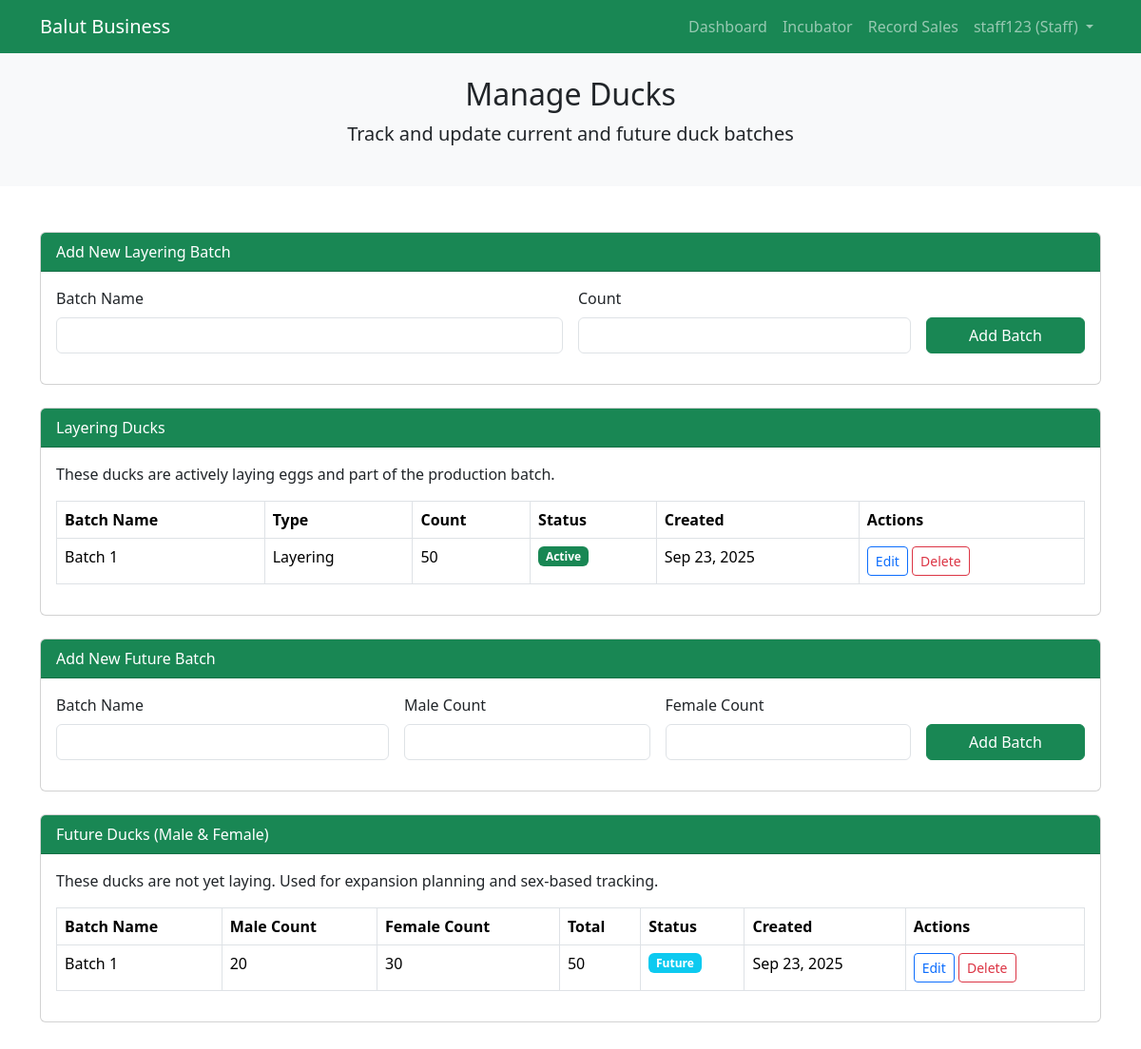
The app's page /manage-ducks.php (signed in) with its own data.
### tables this page shows
CREATE TABLE `duck_batches` (
  `id` int(11) NOT NULL,
  `batch_name` varchar(100) NOT NULL,
  `type` enum('layering','future') NOT NULL,
  `count` int(11) DEFAULT 0,
  `male_count` int(11) DEFAULT 0,
  `female_count` int(11) DEFAULT 0,
  `status` enum('active','inactive','future') DEFAULT 'active',
  `created_at` timestamp NOT NULL DEFAULT current_timestamp(),
  `updated_at` timestamp NOT NULL DEFAULT current_timestamp() ON UPDATE current_timestamp()
);

### includes/auth.php (called while the page is built, shortened)
<?php
function isLoggedIn() {
    return isset($_SESSION['user_id']);
}
function getCurrentUser() {
    if (isLoggedIn()) {
        return [
            'id' => $_SESSION['user_id'],
            'username' => $_SESSION['username'],
            'role' => $_SESSION['role']
        ];
    }
    return null;
}
?>

### manage-ducks.php (the view, shortened to what this page needs)
<?php
require_once 'includes/auth.php';
require_once 'includes/navbar.php';
$database = new Database();
$db = $database->getConnection();
$layering_query = "SELECT * FROM duck_batches WHERE type = 'layering' ORDER BY created_at DESC";
$layering_stmt = $db->prepare($layering_query);
$layering_stmt->execute();
$layering_ducks = $layering_stmt->fetchAll(PDO::FETCH_ASSOC);
$future_query = "SELECT * FROM duck_batches WHERE type = 'future' ORDER BY created_at DESC";
$future_stmt = $db->prepare($future_query);
$future_stmt->execute();
$future_ducks = $future_stmt->fetchAll(PDO::FETCH_ASSOC);
?>
<!DOCTYPE html>
<html lang="en">
<head>
  <link href="https://cdn.jsdelivr.net/npm/bootstrap@5.3.2/dist/css/bootstrap.min.css" rel="stylesheet">
</head>
<body>
  <header class="bg-light p-4 text-center">
    <h2>Manage Ducks</h2>
    <p class="lead">Track and update current and future duck batches</p>
  </header>
  <main class="container my-5">
    <div class="card mb-4">
      <div class="card-header bg-success text-white">Add New Layering Batch</div>
      <div class="card-body">
        <form method="POST" class="row g-3">
          <div class="col-md-6">
            <label for="batch_name" class="form-label">Batch Name</label>
            <input type="text" class="form-control" name="batch_name" required>
          </div>
          <div class="col-md-4">
            <label for="count" class="form-label">Count</label>
            <input type="number" class="form-control" name="count" required>
          </div>
          <div class="col-md-2 d-flex align-items-end">
            <button type="submit" class="btn btn-success w-100">Add Batch</button>
          </div>
        </form>
      </div>
    </div>
    <div class="card mb-4">
      <div class="card-header bg-success text-white">Layering Ducks</div>
      <div class="card-body">
        <p>These ducks are actively laying eggs and part of the production batch.</p>
        <div class="table-responsive">
          <table class="table table-bordered">
            <thead>
              <tr>
                <th>Batch Name</th>
                <th>Type</th>
                <th>Count</th>
                <th>Status</th>
                <th>Created</th>
                <th>Actions</th>
              </tr>
            </thead>
            <tbody>
              <?php foreach ($layering_ducks as $duck): ?>
              <tr>
                <td><?php echo htmlspecialchars($duck['batch_name']); ?></td>
                <td>Layering</td>
                <td><?php echo $duck['count']; ?></td>
                <td>
                  <span class="badge bg-<?php echo $duck['status'] === 'active' ? 'success' : 'secondary'; ?>">
                    <?php echo ucfirst($duck['status']); ?>
                  </span>
                </td>
                <td><?php echo date('M d, Y', strtotime($duck['created_at'])); ?></td>
                <td>
                  <button class="btn btn-sm btn-outline-primary" data-bs-toggle="modal" data-bs-target="#editLayeringModal<?php echo $duck['id']; ?>">Edit</button>
                  <button class="btn btn-sm btn-outline-danger" onclick="deleteBatch(<?php echo $duck['id']; ?>)">Delete</button>
                </td>
              </tr>
              <?php endforeach; ?>
            </tbody>
          </table>
        </div>
      </div>
    </div>
    <div class="card mb-4">
      <div class="card-header bg-success text-white">Add New Future Batch</div>
      <div class="card-body">
        <form method="POST" class="row g-3">
          <div class="col-md-4">
            <label for="batch_name" class="form-label">Batch Name</label>
            <input type="text" class="form-control" name="batch_name" required>
          </div>
          <div class="col-md-3">
            <label for="male_count" class="form-label">Male Count</label>
            <input type="number" class="form-control" name="male_count" required>
          </div>
          <div class="col-md-3">
            <label for="female_count" class="form-label">Female Count</label>
            <input type="number" class="form-control" name="female_count" required>
          </div>
          <div class="col-md-2 d-flex align-items-end">
            <button type="submit" class="btn btn-success w-100">Add Batch</button>
          </div>
        </form>
      </div>
    </div>
    <div class="card">
      <div class="card-header bg-success text-white">Future Ducks (Male & Female)</div>
      <div class="card-body">
        <p>These ducks are not yet laying. Used for expansion planning and sex-based tracking.</p>
        <div class="table-responsive">
          <table class="table table-bordered">
            <thead>
              <tr>
                <th>Batch Name</th>
                <th>Male Count</th>
                <th>Female Count</th>
                <th>Total</th>
                <th>Status</th>
                <th>Created</th>
                <th>Actions</th>
              </tr>
            </thead>
            <tbody>
              <?php foreach ($future_ducks as $duck): ?>
              <tr>
                <td><?php echo htmlspecialchars($duck['batch_name']); ?></td>
                <td><?php echo $duck['male_count']; ?></td>
                <td><?php echo $duck['female_count']; ?></td>
                <td><?php echo $duck['male_count'] + $duck['female_count']; ?></td>
                <td>
                  <span class="badge bg-<?php echo $duck['status'] === 'future' ? 'info' : 'secondary'; ?>">
                    <?php echo ucfirst($duck['status']); ?>
                  </span>
                </td>
                <td><?php echo date('M d, Y', strtotime($duck['created_at'])); ?></td>
                <td>
                  <button class="btn btn-sm btn-outline-primary" data-bs-toggle="modal" data-bs-target="#editFutureModal<?php echo $duck['id']; ?>">Edit</button>
                  <button class="btn btn-sm btn-outline-danger" onclick="deleteBatch(<?php echo $duck['id']; ?>)">Delete</button>
                </td>
              </tr>
              <?php endforeach; ?>
            </tbody>
          </table>
        </div>
      </div>
    </div>
  </main>
</body>
</html>

### includes/navbar.php (shortened to what this page needs)
<?php
$user = getCurrentUser();
?>
<nav class="navbar navbar-expand-lg navbar-dark bg-success">
  <div class="container">
    <a class="navbar-brand" href="index.php">Balut Business</a>
    <div class="collapse navbar-collapse" id="navbarNav">
      <ul class="navbar-nav ms-auto">
        <li class="nav-item"><a class="nav-link" href="index.php">Dashboard</a></li>
        <?php if ($user['role'] === 'staff'): ?>
          <li class="nav-item"><a class="nav-link" href="incubator.php">Incubator</a></li>
        <?php endif; ?>
        <?php if (in_array($user['role'], ['farmer', 'vendor', 'staff'])): ?>
          <li class="nav-item"><a class="nav-link" href="record-sales.php">Record Sales</a></li>
        <?php endif; ?>
        <li class="nav-item dropdown">
          <a class="nav-link dropdown-toggle" href="#" role="button" data-bs-toggle="dropdown">
            <?php echo htmlspecialchars($user['username']); ?> (<?php echo ucfirst($user['role']); ?>)
          </a>
        </li>
      </ul>
    </div>
  </div>
</nav>

### records on screen
duck_batches: batch_name "Batch 1", count "50", status "Active", created_at "Sep 23, 2025"
duck_batches: batch_name "Batch 1", male_count "20", female_count "30", $duck['male_count'] + $duck['female_count'] "50", status "Future", created_at "Sep 23, 2025"

### other values on screen
$user['username'] "staff123"
$user['role'] "Staff"
